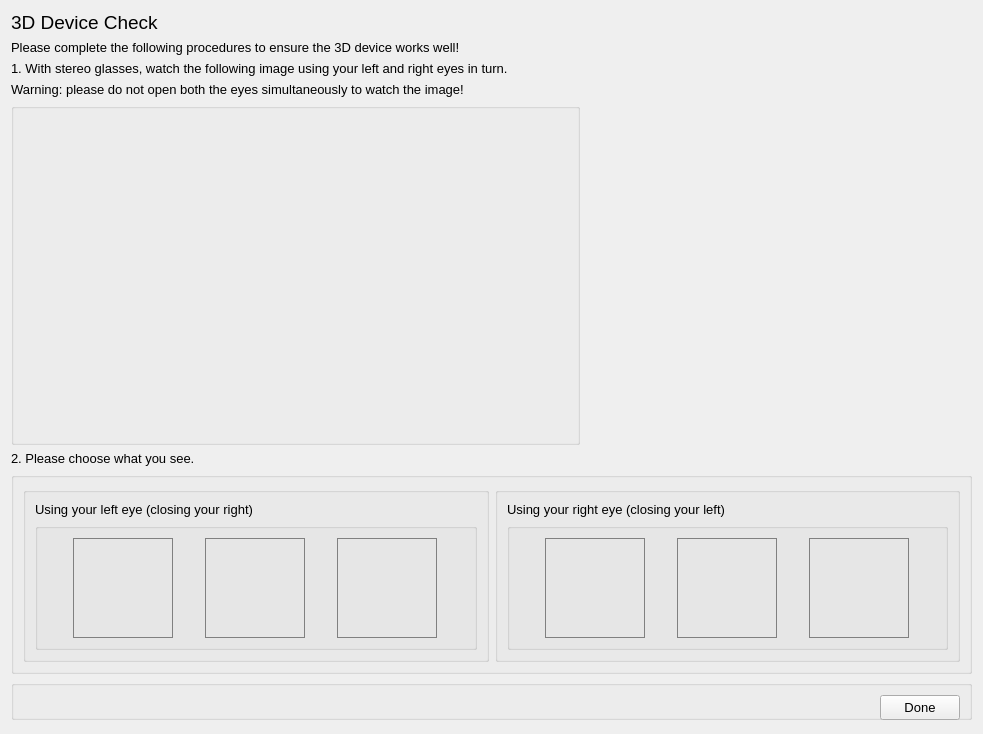
<?xml version="1.0" encoding="UTF-8"?>
<ui version="4.0">
 <class>Device3DCheckForm</class>
 <widget class="QWidget" name="Device3DCheckForm">
  <property name="geometry">
   <rect>
    <x>0</x>
    <y>0</y>
    <width>983</width>
    <height>734</height>
   </rect>
  </property>
  <property name="windowTitle">
   <string>Form</string>
  </property>
  <layout class="QVBoxLayout" name="verticalLayout">
   <item>
    <widget class="QLabel" name="label">
     <property name="maximumSize">
      <size>
       <width>16777215</width>
       <height>25</height>
      </size>
     </property>
     <property name="font">
      <font>
       <family>Microsoft YaHei UI</family>
       <pointsize>14</pointsize>
      </font>
     </property>
     <property name="text">
      <string>3D Device Check</string>
     </property>
    </widget>
   </item>
   <item>
    <widget class="QLabel" name="label_2">
     <property name="maximumSize">
      <size>
       <width>16777215</width>
       <height>25</height>
      </size>
     </property>
     <property name="font">
      <font>
       <family>Microsoft YaHei UI</family>
       <pointsize>10</pointsize>
      </font>
     </property>
     <property name="text">
      <string>Please complete the following procedures to ensure the 3D device works well!</string>
     </property>
    </widget>
   </item>
   <item>
    <widget class="QLabel" name="label_3">
     <property name="maximumSize">
      <size>
       <width>16777215</width>
       <height>25</height>
      </size>
     </property>
     <property name="font">
      <font>
       <family>Microsoft YaHei UI</family>
       <pointsize>10</pointsize>
      </font>
     </property>
     <property name="text">
      <string>1. With stereo glasses, watch the following image using your left and right eyes in turn.</string>
     </property>
    </widget>
   </item>
   <item>
    <widget class="QLabel" name="label_4">
     <property name="maximumSize">
      <size>
       <width>16777215</width>
       <height>25</height>
      </size>
     </property>
     <property name="font">
      <font>
       <family>Microsoft YaHei UI</family>
       <pointsize>10</pointsize>
      </font>
     </property>
     <property name="text">
      <string>Warning: please do not open both the eyes simultaneously to watch the image!</string>
     </property>
    </widget>
   </item>
   <item>
    <widget class="QGroupBox" name="TestImage">
     <property name="minimumSize">
      <size>
       <width>569</width>
       <height>342</height>
      </size>
     </property>
     <property name="maximumSize">
      <size>
       <width>569</width>
       <height>342</height>
      </size>
     </property>
     <property name="title">
      <string/>
     </property>
    </widget>
   </item>
   <item>
    <widget class="QLabel" name="label_5">
     <property name="maximumSize">
      <size>
       <width>16777215</width>
       <height>25</height>
      </size>
     </property>
     <property name="font">
      <font>
       <family>Microsoft YaHei UI</family>
       <pointsize>10</pointsize>
      </font>
     </property>
     <property name="text">
      <string>2. Please choose what you see.</string>
     </property>
    </widget>
   </item>
   <item>
    <widget class="QGroupBox" name="SeenBox">
     <property name="title">
      <string/>
     </property>
     <layout class="QHBoxLayout" name="horizontalLayout_3">
      <item>
       <widget class="QGroupBox" name="LSeen_Box_2">
        <property name="title">
         <string/>
        </property>
        <layout class="QVBoxLayout" name="verticalLayout_2">
         <item>
          <widget class="QLabel" name="label_6">
           <property name="maximumSize">
            <size>
             <width>16777215</width>
             <height>25</height>
            </size>
           </property>
           <property name="font">
            <font>
             <family>Microsoft YaHei UI</family>
             <pointsize>10</pointsize>
            </font>
           </property>
           <property name="text">
            <string>Using your left eye (closing your right)</string>
           </property>
          </widget>
         </item>
         <item>
          <widget class="QGroupBox" name="LSeen_Box">
           <property name="title">
            <string/>
           </property>
           <layout class="QHBoxLayout" name="horizontalLayout">
            <item>
             <widget class="QPushButton" name="LSeen1">
              <property name="minimumSize">
               <size>
                <width>100</width>
                <height>100</height>
               </size>
              </property>
              <property name="maximumSize">
               <size>
                <width>100</width>
                <height>100</height>
               </size>
              </property>
              <property name="styleSheet">
               <string notr="true">QPushButton {
image: url(3DDeviceCheck/Seen1.jpg);
border: 1px solid gray;
}
QPushButton:hover {
border:3px solid red;
}
QPushButton:checked {
border:3px solid red;
}</string>
              </property>
              <property name="text">
               <string/>
              </property>
              <property name="checkable">
               <bool>true</bool>
              </property>
              <attribute name="buttonGroup">
               <string notr="true">buttonGroup</string>
              </attribute>
             </widget>
            </item>
            <item>
             <widget class="QPushButton" name="LSeen2">
              <property name="minimumSize">
               <size>
                <width>100</width>
                <height>100</height>
               </size>
              </property>
              <property name="maximumSize">
               <size>
                <width>100</width>
                <height>100</height>
               </size>
              </property>
              <property name="styleSheet">
               <string notr="true">QPushButton {
image: url(3DDeviceCheck/Seen2.jpg);
border: 1px solid gray;
}
QPushButton:hover {
border:3px solid red;
}
QPushButton:checked {
border:3px solid red;
}</string>
              </property>
              <property name="text">
               <string/>
              </property>
              <property name="checkable">
               <bool>true</bool>
              </property>
              <attribute name="buttonGroup">
               <string notr="true">buttonGroup</string>
              </attribute>
             </widget>
            </item>
            <item>
             <widget class="QPushButton" name="LSeen3">
              <property name="minimumSize">
               <size>
                <width>100</width>
                <height>100</height>
               </size>
              </property>
              <property name="maximumSize">
               <size>
                <width>100</width>
                <height>100</height>
               </size>
              </property>
              <property name="styleSheet">
               <string notr="true">QPushButton {
image: url(3DDeviceCheck/Seen3.jpg);
border: 1px solid gray;
}
QPushButton:hover {
border:3px solid red;
}
QPushButton:checked {
border:3px solid red;
}</string>
              </property>
              <property name="text">
               <string/>
              </property>
              <property name="checkable">
               <bool>true</bool>
              </property>
              <attribute name="buttonGroup">
               <string notr="true">buttonGroup</string>
              </attribute>
             </widget>
            </item>
           </layout>
          </widget>
         </item>
        </layout>
       </widget>
      </item>
      <item>
       <widget class="QGroupBox" name="RSeen_Box_2">
        <property name="title">
         <string/>
        </property>
        <layout class="QVBoxLayout" name="verticalLayout_3">
         <item>
          <widget class="QLabel" name="label_7">
           <property name="maximumSize">
            <size>
             <width>16777215</width>
             <height>25</height>
            </size>
           </property>
           <property name="font">
            <font>
             <family>Microsoft YaHei UI</family>
             <pointsize>10</pointsize>
            </font>
           </property>
           <property name="text">
            <string>Using your right eye (closing your left)</string>
           </property>
          </widget>
         </item>
         <item>
          <widget class="QGroupBox" name="RSeen_Box">
           <property name="title">
            <string/>
           </property>
           <layout class="QHBoxLayout" name="horizontalLayout_2">
            <item>
             <widget class="QPushButton" name="RSeen1">
              <property name="minimumSize">
               <size>
                <width>100</width>
                <height>100</height>
               </size>
              </property>
              <property name="maximumSize">
               <size>
                <width>100</width>
                <height>100</height>
               </size>
              </property>
              <property name="styleSheet">
               <string notr="true">QPushButton {
image: url(3DDeviceCheck/Seen1.jpg);
border: 1px solid gray;
}
QPushButton:hover {
border:3px solid red;
}
QPushButton:checked {
border:3px solid red;
}</string>
              </property>
              <property name="text">
               <string/>
              </property>
              <property name="checkable">
               <bool>true</bool>
              </property>
              <attribute name="buttonGroup">
               <string notr="true">buttonGroup_2</string>
              </attribute>
             </widget>
            </item>
            <item>
             <widget class="QPushButton" name="RSeen2">
              <property name="minimumSize">
               <size>
                <width>100</width>
                <height>100</height>
               </size>
              </property>
              <property name="maximumSize">
               <size>
                <width>100</width>
                <height>100</height>
               </size>
              </property>
              <property name="styleSheet">
               <string notr="true">QPushButton {
image: url(3DDeviceCheck/Seen2.jpg);
border: 1px solid gray;
}
QPushButton:hover {
border:3px solid red;
}
QPushButton:checked {
border:3px solid red;
}</string>
              </property>
              <property name="text">
               <string/>
              </property>
              <property name="checkable">
               <bool>true</bool>
              </property>
              <attribute name="buttonGroup">
               <string notr="true">buttonGroup_2</string>
              </attribute>
             </widget>
            </item>
            <item>
             <widget class="QPushButton" name="RSeen3">
              <property name="minimumSize">
               <size>
                <width>100</width>
                <height>100</height>
               </size>
              </property>
              <property name="maximumSize">
               <size>
                <width>100</width>
                <height>100</height>
               </size>
              </property>
              <property name="styleSheet">
               <string notr="true">QPushButton {
image: url(3DDeviceCheck/Seen3.jpg);
border: 1px solid gray;
}
QPushButton:hover {
border:3px solid red;
}
QPushButton:checked {
border:3px solid red;
}</string>
              </property>
              <property name="text">
               <string/>
              </property>
              <property name="checkable">
               <bool>true</bool>
              </property>
              <attribute name="buttonGroup">
               <string notr="true">buttonGroup_2</string>
              </attribute>
             </widget>
            </item>
           </layout>
          </widget>
         </item>
        </layout>
       </widget>
      </item>
     </layout>
    </widget>
   </item>
   <item>
    <widget class="QGroupBox" name="groupBox">
     <property name="minimumSize">
      <size>
       <width>0</width>
       <height>40</height>
      </size>
     </property>
     <property name="font">
      <font>
       <family>Microsoft YaHei UI</family>
       <pointsize>10</pointsize>
      </font>
     </property>
     <property name="title">
      <string/>
     </property>
     <layout class="QHBoxLayout" name="horizontalLayout_4">
      <item>
       <spacer name="horizontalSpacer">
        <property name="orientation">
         <enum>Qt::Horizontal</enum>
        </property>
        <property name="sizeHint" stdset="0">
         <size>
          <width>861</width>
          <height>17</height>
         </size>
        </property>
       </spacer>
      </item>
      <item>
       <widget class="QPushButton" name="pbtnOK">
        <property name="minimumSize">
         <size>
          <width>0</width>
          <height>25</height>
         </size>
        </property>
        <property name="text">
         <string>Done</string>
        </property>
       </widget>
      </item>
     </layout>
    </widget>
   </item>
   <item>
    <spacer name="verticalSpacer">
     <property name="orientation">
      <enum>Qt::Vertical</enum>
     </property>
     <property name="sizeHint" stdset="0">
      <size>
       <width>20</width>
       <height>40</height>
      </size>
     </property>
    </spacer>
   </item>
  </layout>
 </widget>
 <resources/>
 <connections/>
 <buttongroups>
  <buttongroup name="buttonGroup"/>
  <buttongroup name="buttonGroup_2"/>
 </buttongroups>
</ui>
